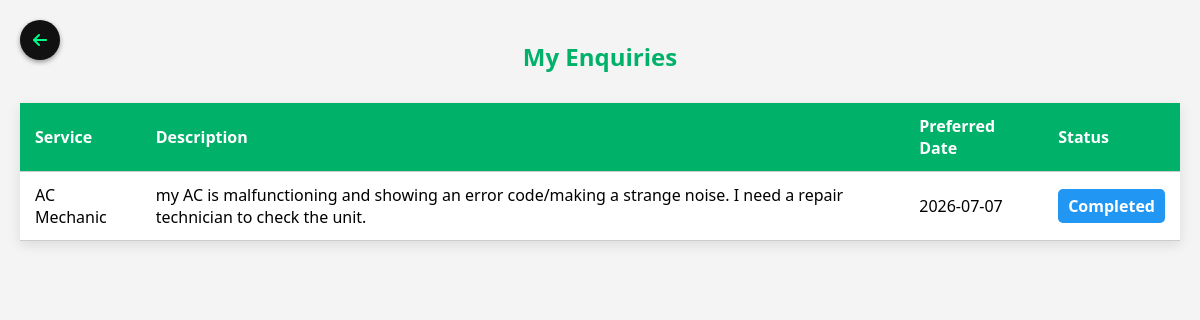
The app's page /myenquiries.php (signed in) with its own data.
### tables this page shows
CREATE TABLE `enquiries` (
  `id` int NOT NULL AUTO_INCREMENT,
  `user_id` int NOT NULL,
  `service_id` int NOT NULL,
  `description` text,
  `details` text,
  `location` varchar(255) DEFAULT NULL,
  `preferred_date` date DEFAULT NULL,
  `assigned_worker_id` int DEFAULT NULL,
  `status` enum('Pending','In Progress','Completed') DEFAULT 'Pending',
  `created_at` timestamp NOT NULL DEFAULT CURRENT_TIMESTAMP,
  PRIMARY KEY (`id`),
  KEY `user_id` (`user_id`),
  KEY `service_id` (`service_id`),
  KEY `assigned_worker_id` (`assigned_worker_id`),
  CONSTRAINT `enquiries_ibfk_1` FOREIGN KEY (`user_id`) REFERENCES `users` (`id`) ON DELETE CASCADE,
  CONSTRAINT `enquiries_ibfk_2` FOREIGN KEY (`service_id`) REFERENCES `services` (`id`) ON DELETE CASCADE,
  CONSTRAINT `enquiries_ibfk_3` FOREIGN KEY (`assigned_worker_id`) REFERENCES `workers` (`id`) ON DELETE SET NULL
);

CREATE TABLE `services` (
  `id` int NOT NULL AUTO_INCREMENT,
  `name` varchar(100) NOT NULL,
  PRIMARY KEY (`id`)
);

### myenquiries.php (the view, shortened to what this page needs)
<?php
include 'db/db.php';
$user_id = $_SESSION['user_id'];
$sql = "SELECT e.id, s.name AS service_name, e.description, e.preferred_date, e.status
        FROM enquiries e
        JOIN services s ON e.service_id = s.id
        WHERE e.user_id = ?
        ORDER BY e.id DESC";
$stmt = $conn->prepare($sql);
$stmt->bind_param("i", $user_id);
$stmt->execute();
$result = $stmt->get_result();
?>
<!DOCTYPE html>
<html lang="en">
<head>
</head>
<body>
<div class="back-arrow" onclick="window.history.back()">
  <i class="fas fa-arrow-left"></i>
</div>
<link rel="stylesheet" href="https://cdnjs.cloudflare.com/ajax/libs/font-awesome/6.5.0/css/all.min.css">
  <h2>My Enquiries</h2>
  <table>
    <thead>
      <tr>
        <th>Service</th>
        <th>Description</th>
        <th>Preferred Date</th>
        <th>Status</th>
      </tr>
    </thead>
    <tbody>
      <?php while ($row = $result->fetch_assoc()): ?>
        <tr>
          <td><?= htmlspecialchars($row['service_name']) ?></td>
          <td><?= nl2br(htmlspecialchars($row['description'])) ?></td>
          <td><?= htmlspecialchars($row['preferred_date']) ?></td>
          <td><span class="status <?= htmlspecialchars($row['status']) ?>"><?= htmlspecialchars($row['status']) ?></span></td>
        </tr>
      <?php endwhile; ?>
    </tbody>
  </table>
</body>
</html>

### myenquiries.php (style rules this page uses)
body { font-family: 'Segoe UI', sans-serif; background-color: #f4f4f4; margin: 0; padding: 20px; }
h2 { text-align: center; color: #00b16a; }
table { width: 100%; border-collapse: collapse; margin-top: 30px; background: white; box-shadow: 0 4px 12px rgba(0,0,0,0.1); }
th, td { padding: 12px 15px; border-bottom: 1px solid #ccc; text-align: left; }
th { background-color: #00b16a; color: white; }
.status { font-weight: bold; padding: 6px 10px; border-radius: 5px; display: inline-block; }
.status.Completed { background-color: #2196F3; color: white; }
.back-arrow { position: fixed; top: 20px; left: 20px; background-color: #111; color: #00ff88; border-radius: 50%; width: 40px; height: 40px; display: flex; align-items: center; justify-content: center; cursor: pointer; box-shadow: 0 2px 5px rgba(0,0,0,0.4); transition: 0.3s ease; z-index: 999; }

### records on screen
enquiries: service.name "AC Mechanic", description "my AC is malfunctioning and showing an error code/making a strange noise. I need a repair technician to check the unit.", preferred_date "2026-07-07", status "Completed"
